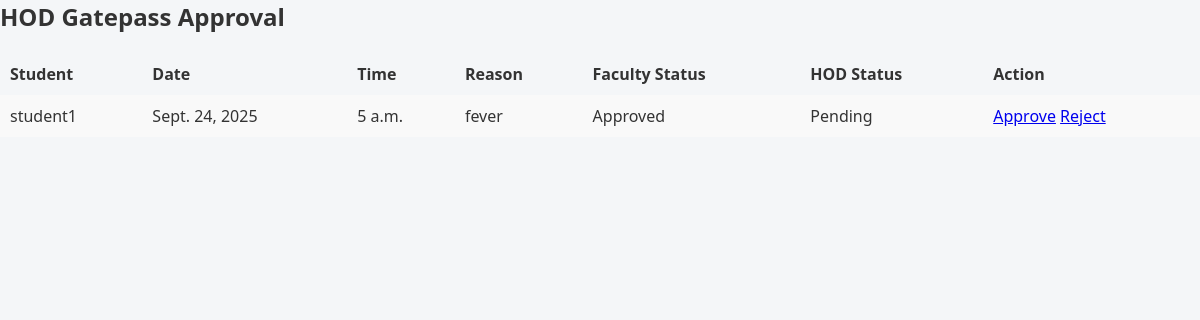
The app's page /hod-dashboard/ (signed in) with its own data.
### core/models.py (models this page shows, shortened)
class GatepassRequest(models.Model):
    REQUEST_TYPES = [
        ('normal', 'Normal'),
        ('emergency', 'Emergency'),
    ]
    student = models.ForeignKey('StudentProfile', on_delete=models.CASCADE)
    faculty = models.ForeignKey('UserProfile', on_delete=models.CASCADE, related_name='faculty_gatepasses')
    hod = models.ForeignKey('UserProfile', on_delete=models.CASCADE, related_name='hod_gatepasses', null=True, blank=True)
    reason = models.CharField(max_length=255)
    date = models.DateField()
    time = models.TimeField()
    request_type = models.CharField(max_length=20, choices=REQUEST_TYPES, default='normal')
    faculty_status = models.CharField(max_length=20, default='Pending')
    hod_status = models.CharField(max_length=20, default='Pending')
    emergency = models.BooleanField(default=False)
    hod_approval_time = models.DateTimeField(null=True, blank=True)

class StudentProfile(models.Model):
    user_profile = models.OneToOneField(UserProfile, on_delete=models.CASCADE, related_name='student_profile')
    address = models.TextField()
    age = models.PositiveIntegerField()
    course = models.CharField(max_length=100)
    semester = models.CharField(max_length=50)
    year = models.CharField(max_length=10)
    phone_number = models.CharField(max_length=15)

class UserProfile(models.Model):
    ROLE_CHOICES = (
        ('student', 'Student'),
        ('faculty', 'Faculty'),
        ('hod', 'HOD'),
        ('doctor', 'Doctor'),
        ('security', 'Security'),
        ('admin', 'Administrator'),
    )
    user = models.OneToOneField(User, on_delete=models.CASCADE)
    role = models.CharField(max_length=20, choices=ROLE_CHOICES)

### core/views.py (the view)
# urls.py: path('hod-dashboard/', views.hod_dashboard, name='hod_dashboard'),
def hod_dashboard(request):
    hod_profile = UserProfile.objects.get(user=request.user)
    pending_hod_requests = GatepassRequest.objects.filter(
        hod_status='Pending',
        faculty_status='Approved'
    ).order_by('-date', '-time')
    context = {
        'requests': pending_hod_requests
    }
    return render(request, 'core/hod_dashboard.html', context)

### core/templates/core/hod_dashboard.html
{% load static %}
{% block extra_css %}
    <link rel="stylesheet" href="{% static 'css/faculty_dashboard.css' %}">
    <link rel="stylesheet" href="https://cdnjs.cloudflare.com/ajax/libs/font-awesome/6.4.0/css/all.min.css">
{% endblock %}
{% block content %}
<h2>HOD Gatepass Approval</h2>
<table>
    <tr>
        <th>Student</th>
        <th>Date</th>
        <th>Time</th>
        <th>Reason</th>
        <th>Faculty Status</th>
        <th>HOD Status</th>
        <th>Action</th>
    </tr>
    {% for req in requests %}
    <tr>
        <td>{{ req.student.user_profile.user.username }}</td>
        <td>{{ req.date }}</td>
        <td>{{ req.time }}</td>
        <td>{{ req.reason }}</td>
        <td class="{{ req.faculty_status }}">{{ req.faculty_status }}</td>
        <td class="{{ req.hod_status }}">{{ req.hod_status }}</td>
        <td>
            {% if req.hod_status == "Pending" %}
                <a href="{% url 'approve_hod_gatepass' req.id %}" class="btn-approve">Approve</a>
                <a href="{% url 'reject_hod_gatepass' req.id %}" class="btn-reject">Reject</a>
            {% else %}
                -
            {% endif %}
        </td>
    </tr>
    {% endfor %}
</table>
{% endblock %}

### core/static/css/faculty_dashboard.css (style rules this page uses)
table { width: 100%; border-collapse: collapse; }
table th, table td { padding: 10px; text-align: left; }
table tbody tr:nth-child(even) { background-color: #f9f9f9; }

### records on screen
GatepassRequest: student.user_profile.user.username "student1", date "Sept. 24, 2025", time "5 a.m.", reason "fever", faculty_status "Approved", hod_status "Pending", shows "Reject"
